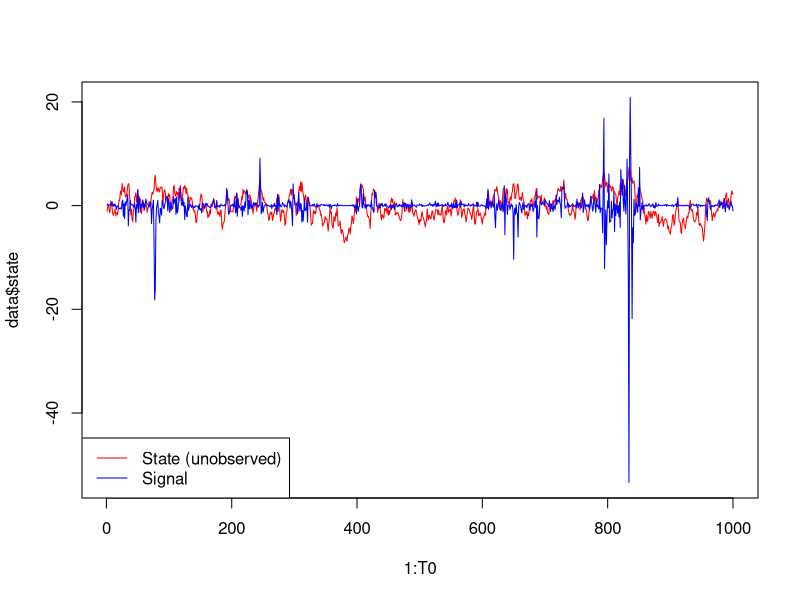

This chart was generated by the following R code:
## ---- chunk 1
knitr::opts_chunk$set(echo = TRUE)
## ---- chunk 2
#Removes previously loaded objects
rm(list=ls())

#Sets seed to allow for replication
set.seed(747)

#Function to generate a sample from the stochastic volatility model, given parameters, for T0
#periods
gen_stoch_vol <- function(alpha, beta, sigma, T0)
{
  X = rnorm(1, mean = 0, sd = sigma/sqrt(1-alpha^2) )
  for(t in 1:(T0-1))
    X = c(X, rnorm(1, mean = alpha*X[t], sd = sigma))
  Y = beta*exp(X/2)*rnorm(T0, mean = 0, sd = 1)
  return(list("signal" = Y, "state" = X))
}

#Parameter values
alpha = 0.91
sigma = 1
beta = 0.5
T0 = 1000

#Sample
data = gen_stoch_vol(alpha, beta, sigma, T0)

plot(1:T0, data$state, type = "l", col = "red", ylim =c(min(data$state, data$signal), max(data$state, data$signal)))
lines(1:T0, data$signal, col = "blue")
legend("bottomleft", legend = c("State (unobserved)", "Signal"),  col = c("red","blue"),lty = c(1,1))
## ---- chunk 3
#Page 19 of Doucet-Johansen
particle_filter_likelihood <- function(signal, alpha, sigma, beta, S = 100)
{
  log_lkl = 0
  for(t in 1:length(signal))
  {
  if(t==1)
    X_t =rnorm(S,mean = 0, sd = sigma/sqrt(1-alpha^2)) else
      X_t = rnorm(S,mean = alpha*X_t_1, sd = sigma)
  
    update_weight =dnorm(signal[t], mean = 0, sd = beta^2*exp(X_t/2))
    
    log_lkl = log_lkl + log(mean(update_weight))
    
    #print(update_weight)
    #Resample
    X_t_bar = sample(X_t, S, replace = T,  prob = update_weight)
    X_t_1 = X_t_bar 
    
  }
  return(log_lkl)
}
